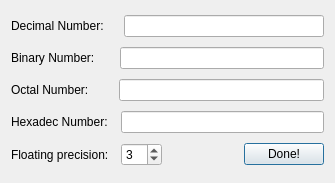
<?xml version="1.0" encoding="UTF-8"?>
<ui version="4.0">
 <class>NumberBaseConverter</class>
 <widget class="QDialog" name="NumberBaseConverter">
  <property name="geometry">
   <rect>
    <x>0</x>
    <y>0</y>
    <width>335</width>
    <height>183</height>
   </rect>
  </property>
  <property name="focusPolicy">
   <enum>Qt::StrongFocus</enum>
  </property>
  <property name="contextMenuPolicy">
   <enum>Qt::DefaultContextMenu</enum>
  </property>
  <property name="windowTitle">
   <string>Number Base Converter</string>
  </property>
  <property name="modal">
   <bool>true</bool>
  </property>
  <layout class="QGridLayout" name="gridLayout">
   <item row="0" column="0">
    <layout class="QHBoxLayout" name="horizontalLayout">
     <item>
      <widget class="QLabel" name="decimalLabel">
       <property name="text">
        <string>Decimal Number:</string>
       </property>
      </widget>
     </item>
     <item>
      <spacer name="horizontalSpacer">
       <property name="orientation">
        <enum>Qt::Horizontal</enum>
       </property>
       <property name="sizeType">
        <enum>QSizePolicy::Fixed</enum>
       </property>
       <property name="sizeHint" stdset="0">
        <size>
         <width>14</width>
         <height>20</height>
        </size>
       </property>
      </spacer>
     </item>
     <item>
      <widget class="QLineEdit" name="decimalEdit"/>
     </item>
    </layout>
   </item>
   <item row="1" column="0">
    <layout class="QHBoxLayout" name="horizontalLayout_2">
     <item>
      <widget class="QLabel" name="binaryLabel">
       <property name="text">
        <string>Binary Number:</string>
       </property>
      </widget>
     </item>
     <item>
      <spacer name="horizontalSpacer_2">
       <property name="orientation">
        <enum>Qt::Horizontal</enum>
       </property>
       <property name="sizeType">
        <enum>QSizePolicy::Fixed</enum>
       </property>
       <property name="sizeHint" stdset="0">
        <size>
         <width>19</width>
         <height>20</height>
        </size>
       </property>
      </spacer>
     </item>
     <item>
      <widget class="QLineEdit" name="binaryEdit"/>
     </item>
    </layout>
   </item>
   <item row="2" column="0">
    <layout class="QHBoxLayout" name="horizontalLayout_3">
     <item>
      <widget class="QLabel" name="octalLabel">
       <property name="text">
        <string>Octal Number:</string>
       </property>
      </widget>
     </item>
     <item>
      <spacer name="horizontalSpacer_3">
       <property name="orientation">
        <enum>Qt::Horizontal</enum>
       </property>
       <property name="sizeType">
        <enum>QSizePolicy::Fixed</enum>
       </property>
       <property name="sizeHint" stdset="0">
        <size>
         <width>24</width>
         <height>20</height>
        </size>
       </property>
      </spacer>
     </item>
     <item>
      <widget class="QLineEdit" name="octalEdit"/>
     </item>
    </layout>
   </item>
   <item row="3" column="0">
    <layout class="QHBoxLayout" name="horizontalLayout_4">
     <item>
      <widget class="QLabel" name="hexadecimalLabel">
       <property name="text">
        <string>Hexadec Number:</string>
       </property>
      </widget>
     </item>
     <item>
      <spacer name="horizontalSpacer_4">
       <property name="orientation">
        <enum>Qt::Horizontal</enum>
       </property>
       <property name="sizeType">
        <enum>QSizePolicy::Fixed</enum>
       </property>
       <property name="sizeHint" stdset="0">
        <size>
         <width>7</width>
         <height>20</height>
        </size>
       </property>
      </spacer>
     </item>
     <item>
      <widget class="QLineEdit" name="hexadecimalEdit"/>
     </item>
    </layout>
   </item>
   <item row="4" column="0">
    <layout class="QHBoxLayout" name="horizontalLayout_5">
     <item>
      <widget class="QLabel" name="label">
       <property name="text">
        <string>Floating precision:</string>
       </property>
      </widget>
     </item>
     <item>
      <spacer name="horizontalSpacer_6">
       <property name="orientation">
        <enum>Qt::Horizontal</enum>
       </property>
       <property name="sizeType">
        <enum>QSizePolicy::Fixed</enum>
       </property>
       <property name="sizeHint" stdset="0">
        <size>
         <width>6</width>
         <height>20</height>
        </size>
       </property>
      </spacer>
     </item>
     <item>
      <widget class="QSpinBox" name="precisionBox">
       <property name="maximum">
        <number>10</number>
       </property>
       <property name="value">
        <number>3</number>
       </property>
      </widget>
     </item>
     <item>
      <spacer name="horizontalSpacer_5">
       <property name="orientation">
        <enum>Qt::Horizontal</enum>
       </property>
       <property name="sizeHint" stdset="0">
        <size>
         <width>40</width>
         <height>20</height>
        </size>
       </property>
      </spacer>
     </item>
     <item>
      <widget class="QPushButton" name="okButton">
       <property name="text">
        <string>Done!</string>
       </property>
      </widget>
     </item>
    </layout>
   </item>
  </layout>
 </widget>
 <resources/>
 <connections/>
</ui>
